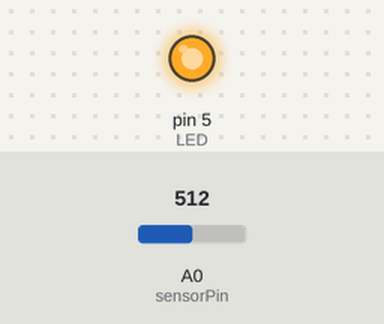
This sketch was run on a simulated Arduino Uno, built with avr-gcc and run on an emulated ATmega328P. Shown: output pins drawn as LEDs (lit = HIGH). The inputs (shaded band) are chosen by the test bench; at power-on: A0 (sensorPin) = 512. What the sketch prints to the serial monitor is not drawn.

Above: at 1.2 s.
1.3 s: A0 (sensorPin) set to 341
2.8 s: A0 (sensorPin) set to 323
Timing chart, 0 to 5.8 s (numbered marks = the images above; inputs shaded):
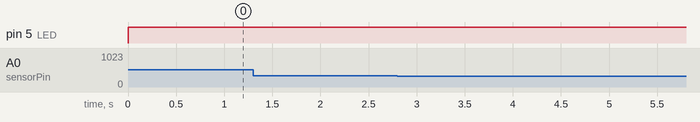

Measured:
- after the input at 1.3 s, every drawn part: stays the same
- after the input at 2.8 s, every drawn part: stays the same

The sketch:

LDR_Color_Test.ino
```cpp
int sensorPin = A0; // select the input pin for LDR
int sensorValue = 0; // variable to store the value coming from the sensor

int LED = 5;

void setup() {
  Serial.begin(9600); //sets serial port for communication
  pinMode(LED, OUTPUT);
}

void loop() {
  digitalWrite(LED, HIGH);
  sensorValue = analogRead(sensorPin); // read the value from the sensor
  //Serial.println(sensorValue); //prints the values coming from the sensor on the screen
  kleur();
  delay(100);
}

void kleur() {
  if((sensorValue>=310) && (sensorValue<=330)){
    Serial.println("Zwart");
  }
  else {
    Serial.println("geen Zwart");
  }
}
```
